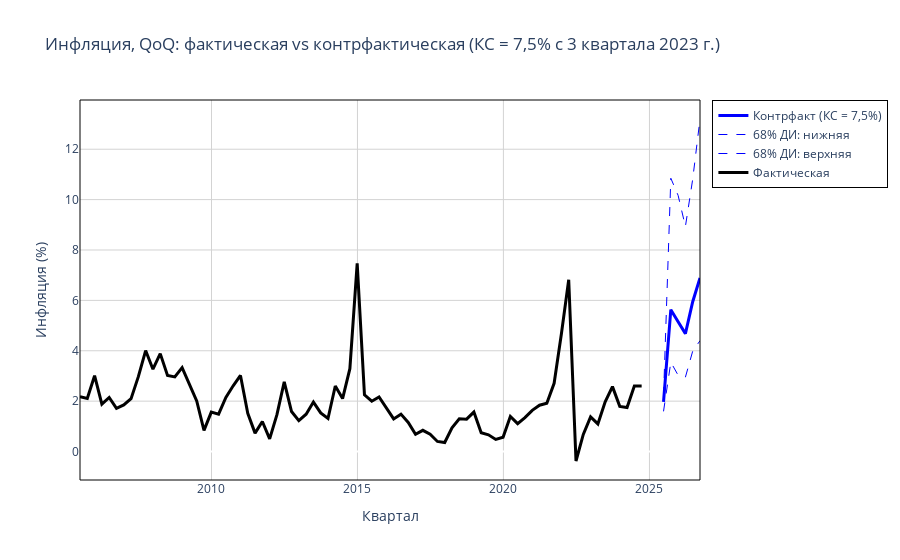

Notebook code cell kept with this figure:
### Markdown cell above
## 1) Фиксированная ключевая ставка (i) = 7,5

### Code cell
# Готовим объект чтобы потом мочь посмотреть новые шоки ДКП
CF_EPS_MP = np.zeros((N_ITER, T))

# Готовим трехмерный объект для хранения 1000 контрфактических итераций по 4 переменным
CF = np.zeros((T, N_ITER, N_VARS))

for i in range(N_ITER):
    # Восстанавливаем коэффициенты VAR
    B_p, B_y, B_i, B_b = unpack_parameters(beta_i=BETA[:, i])
    
    # Структурная матрица A0^{-1} для каждой итерации
    A0inv_full = np.vstack([A0INV_P[i, :], A0INV_Y[i, :], A0INV_I[i, :],  A0INV_B[i, :]])
    
    # Шоки
    shocks_as = SHOCKS_AS[i, :].reshape(-1, 1)
    shocks_ad = SHOCKS_PRIVATED_AD[i, :].reshape(-1, 1)
    shocks_mp = SHOCKS_MP[i, :].reshape(-1, 1)
    shocks_fp = SHOCKS_FP[i, :].reshape(-1, 1)
    
    # Восстанавливаем начальные значения переменных до t_fix
    Y_temp = get_initial_values(T_FIX=T_FIX, T=T, X_MAT=X_MAT, B_p=B_p, B_y=B_y, B_i=B_i, B_b=B_b, A0inv_full=A0inv_full,
                                shocks_as=shocks_as, shocks_ad=shocks_ad, shocks_mp=shocks_mp, shocks_fp=shocks_fp)
    
    # Считаем контрфакт с момента фиксации
    for t in range(T_FIX, T):
        # Собираем лаги (размер (4,))
        l1 = Y_temp[t-1, :].reshape(-1, 1)
        l2 = Y_temp[t-2, :].reshape(-1, 1)

        # Формируем x_sim как вектор [10 x 1]
        x_sim = np.vstack([l1, l2, X_MAT[t, 8], X_MAT[t, 9]])
        
        # Вычисляем шоки
        eps_as = shocks_as[t]
        eps_ad = shocks_ad[t]
        eps_fp = shocks_fp[t]
        
        # Вычисляем eps_mp
        numerator = I_TARGET - (B_i.T @ x_sim + A0inv_full[I, [0, 1, 3]] @ np.vstack([eps_as, eps_ad, eps_fp]))
        eps_mp = (numerator / A0inv_full[I, 2]).item()
        
        # Собираем вектор шоков [4 x 1]
        eps_t = np.vstack([eps_as, eps_ad, eps_mp, eps_fp])
        
        # Обновляем Y_temp
        Y_temp[t, P] = (B_p.T @ x_sim + A0inv_full[P, :] @ eps_t).item()
        Y_temp[t, Y] = (B_y.T @ x_sim + A0inv_full[Y, :] @ eps_t).item()
        Y_temp[t, I] = I_TARGET  # фиксируем ставку
        Y_temp[t, B] = (B_b.T @ x_sim + A0inv_full[B, :] @ eps_t).item()
        
        # Обновляем шок MP
        shocks_mp[t] = eps_mp.item() if isinstance(eps_mp, np.ndarray) else eps_mp
    
    # Сохраняем результат симуляции
    CF[:, i, :] = Y_temp
    CF_EPS_MP[i, :] = shocks_mp.ravel()

p_low, p_median, p_high = analyze_and_plot(CF=CF[:, :, P], title='Инфляция, QoQ: фактическая vs контрфактическая (КС = 7,5% с 3 квартала 2023 г.)',
                                           name='Контрфакт (КС = 7,5%)', file_name='I_КА_1_Фиксированная_ключевая_ставка',
                                           last_point=LAST_POINT, quarters=QUARTERS_FORECAST, actual=ACTUAL_P)

### Figure 1 — Plotly figure (JSON) as saved in the notebook; plotly's stock layout.template omitted (floating-point values rounded to 4 significant figures)
{"data": [{"line": {"color": "#0000ff", "width": 3}, "mode": "lines", "name": "Контрфакт (КС = 7,5%)", "type": "scatter", "x": ["2025-06-26T00:00:00", "2025-09-25T06:00:00", "2025-12-25T12:00:00", "2026-03-26T18:00:00", "2026-06-26T00:00:00", "2026-09-25T06:00:00"], "y": [1.975, 5.631, 5.147, 4.681, 5.946, 6.893]}, {"line": {"color": "#0000ff", "dash": "dash", "width": 1}, "mode": "lines", "name": "68% ДИ: нижняя", "type": "scatter", "x": ["2025-06-26T00:00:00", "2025-09-25T06:00:00", "2025-12-25T12:00:00", "2026-03-26T18:00:00", "2026-06-26T00:00:00", "2026-09-25T06:00:00"], "y": [1.595, 3.546, 3.027, 2.953, 3.986, 4.399]}, {"line": {"color": "#0000ff", "dash": "dash", "width": 1}, "mode": "lines", "name": "68% ДИ: верхняя", "type": "scatter", "x": ["2025-06-26T00:00:00", "2025-09-25T06:00:00", "2025-12-25T12:00:00", "2026-03-26T18:00:00", "2026-06-26T00:00:00", "2026-09-25T06:00:00"], "y": [2.207, 10.85, 10.17, 8.932, 10.81, 13.2]}, {"line": {"color": "#000000", "width": 3}, "mode": "lines", "name": "Фактическая", "type": "scatter", "x": ["2005-07-01T00:00:00", "2005-09-30T06:00:00", "2005-12-30T12:00:00", "2006-03-31T18:00:00", "2006-07-01T00:00:00", "2006-09-30T06:00:00", "2006-12-30T12:00:00", "2007-03-31T18:00:00", "2007-07-01T00:00:00", "2007-09-30T06:00:00", "2007-12-30T12:00:00", "2008-03-30T18:00:00", "2008-06-30T00:00:00", "2008-09-29T06:00:00", "2008-12-29T12:00:00", "2009-03-30T18:00:00", "2009-06-30T00:00:00", "2009-09-29T06:00:00", "2009-12-29T12:00:00", "2010-03-30T18:00:00", "2010-06-30T00:00:00", "2010-09-29T06:00:00", "2010-12-29T12:00:00", "2011-03-30T18:00:00", "2011-06-30T00:00:00", "2011-09-29T06:00:00", "2011-12-29T12:00:00", "2012-03-29T18:00:00", "2012-06-29T00:00:00", "2012-09-28T06:00:00", "2012-12-28T12:00:00", "2013-03-29T18:00:00", "2013-06-29T00:00:00", "2013-09-28T06:00:00", "2013-12-28T12:00:00", "2014-03-29T18:00:00", "2014-06-29T00:00:00", "2014-09-28T06:00:00", "2014-12-28T12:00:00", "2015-03-29T18:00:00", "2015-06-29T00:00:00", "2015-09-28T06:00:00", "2015-12-28T12:00:00", "2016-03-28T18:00:00", "2016-06-28T00:00:00", "2016-09-27T06:00:00", "2016-12-27T12:00:00", "2017-03-28T18:00:00", "2017-06-28T00:00:00", "2017-09-27T06:00:00", "2017-12-27T12:00:00", "2018-03-28T18:00:00", "2018-06-28T00:00:00", "2018-09-27T06:00:00", "2018-12-27T12:00:00", "2019-03-28T18:00:00", "2019-06-28T00:00:00", "2019-09-27T06:00:00", "2019-12-27T12:00:00", "2020-03-27T18:00:00", "2020-06-27T00:00:00", "2020-09-26T06:00:00", "2020-12-26T12:00:00", "2021-03-27T18:00:00", "2021-06-27T00:00:00", "2021-09-26T06:00:00", "2021-12-26T12:00:00", "2022-03-27T18:00:00", "2022-06-27T00:00:00", "2022-09-26T06:00:00", "2022-12-26T12:00:00", "2023-03-27T18:00:00", "2023-06-27T00:00:00", "2023-09-26T06:00:00", "2023-12-26T12:00:00", "2024-03-26T18:00:00", "2024-06-26T00:00:00", "2024-09-25T06:00:00", "2024-12-25T12:00:00", "2025-03-26T18:00:00", "2025-06-26T00:00:00", "2025-09-25T06:00:00", "2025-12-25T12:00:00", "2026-03-26T18:00:00", "2026-06-26T00:00:00", "2026-09-25T06:00:00"], "y": [2.181, 2.104, 3.008, 1.881, 2.146, 1.711, 1.85, 2.098, 2.972, 4.008, 3.268, 3.886, 3.017, 2.96, 3.332, 2.695, 2.006, 0.842, 1.566, 1.485, 2.152, 2.611, 3.019, 1.518, 0.7303, 1.191, 0.5048, 1.463, 2.767, 1.588, 1.226, 1.48, 1.962, 1.535, 1.312, 2.601, 2.103, 3.287, 7.466, 2.25, 1.996, 2.168, 1.736, 1.295, 1.485, 1.154, 0.6847, 0.8425, 0.6843, 0.4002, 0.357, 0.9389, 1.303, 1.285, 1.567, 0.7429, 0.6641, 0.4798, 0.5667, 1.395, 1.107, 1.345, 1.635, 1.838, 1.914, 2.708, 4.678, 6.82, -0.3757, 0.6815, 1.373, 1.096, 1.974, 2.576, 1.792, 1.748, 2.598, 2.598]}], "layout": {"legend": {"bordercolor": "#000000", "borderwidth": 1}, "paper_bgcolor": "#ffffff", "plot_bgcolor": "#ffffff", "shapes": [{"line": {"color": "#000000", "width": 1}, "type": "rect", "x0": 0, "x1": 1, "xref": "paper", "y0": 0, "y1": 1, "yref": "paper"}], "showlegend": true, "title": {"text": "Инфляция, QoQ: фактическая vs контрфактическая (КС = 7,5% с 3 квартала 2023 г.)"}, "xaxis": {"gridcolor": "#d3d3d3", "gridwidth": 1, "showgrid": true, "title": {"text": "Квартал"}}, "yaxis": {"gridcolor": "#d3d3d3", "gridwidth": 1, "showgrid": true, "title": {"text": "Инфляция (%)"}}}}
